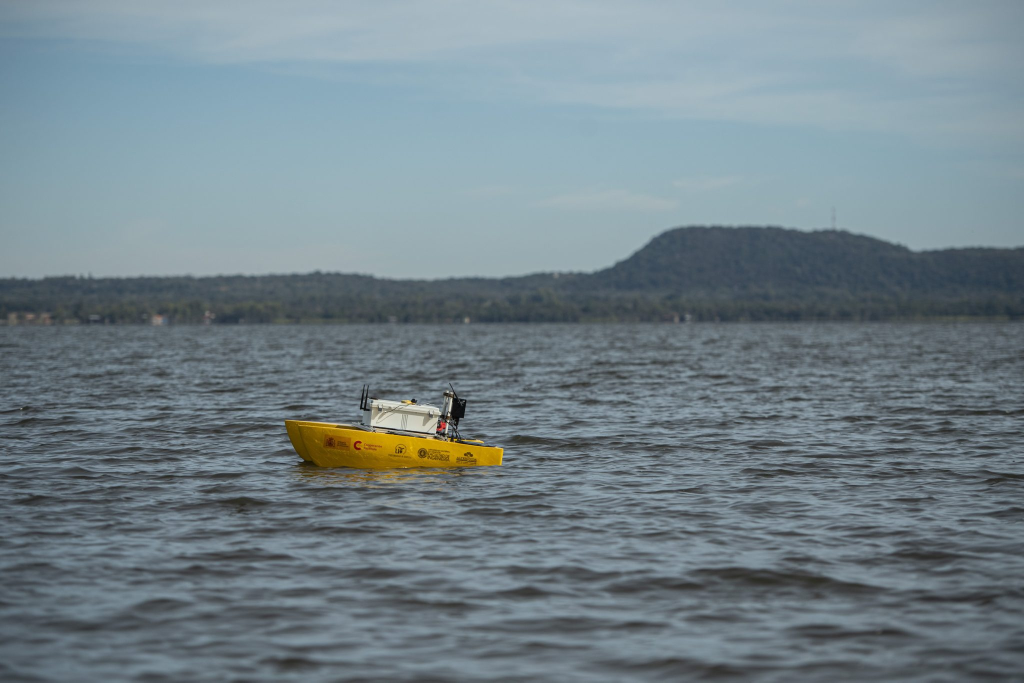
#> input picture img/barco.jpg, 2048 x 1365 px, found by its file name (shown at 1/2 size); its folder holds 5 pictures in this run
$ python deteccion_objeto_borde.py
#> lines starting #> are read from the running program, lines starting #| are printed output that depends on the picture; after the words box and inside, x2 and y2 are one past the last pixel; in counts of white or black regions, pixels touching at a corner belong together
#> further down, image is the input picture: shape (1365, 2048, 3); mean B, G, R 137.2, 130, 114.9
from sys import argv
import cv2
import numpy as np
from os.path import abspath,dirname,join

def adjust_contrast_brightness(image, alpha=1.0, beta=0):
#> called with alpha = 8, beta = 20
    return cv2.convertScaleAbs(image, alpha=alpha, beta=beta)
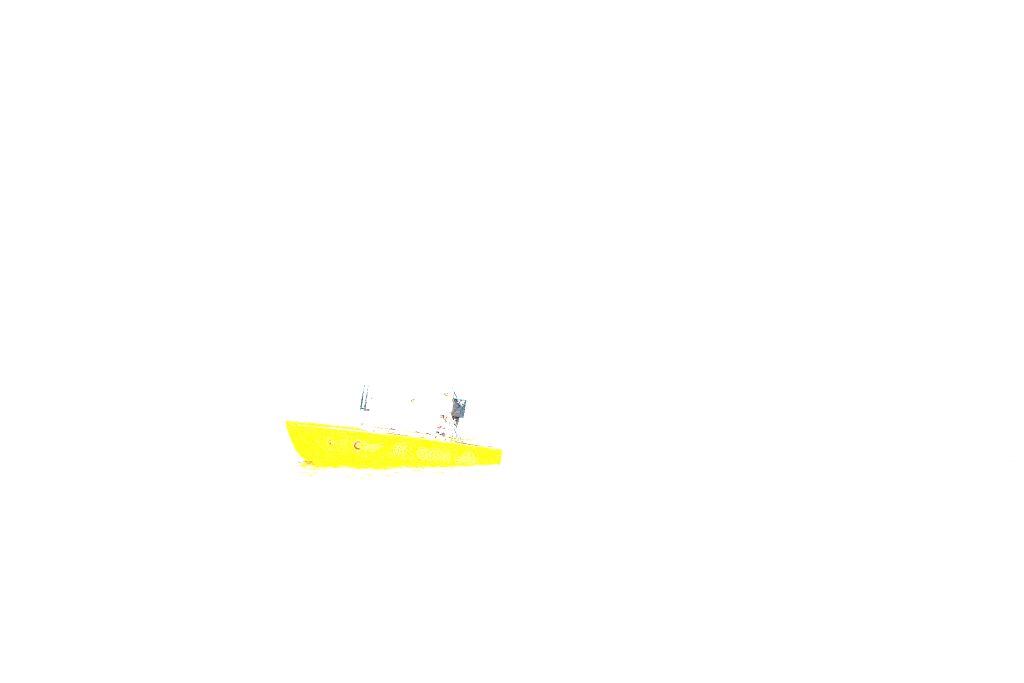
#> returned value: shape (1365, 2048, 3) (shown at 1/2 size); mean of channels 0, 1, 2 253, 254.9, 254.9; drawn as B, G, R

def detect_objects(image):
    # Ajustar el contraste y brillo de la imagen
    adjusted_image = adjust_contrast_brightness(image, alpha=8, beta=20)

    # Convertir a escala de grises
    gray = cv2.cvtColor(adjusted_image, cv2.COLOR_BGR2GRAY)

    # Aplicar detección de bordes usando Canny con umbral fijo
   # edges = cv2.Canny(gray,500, 950)
    edges = cv2.Canny(adjusted_image, 600, 850)
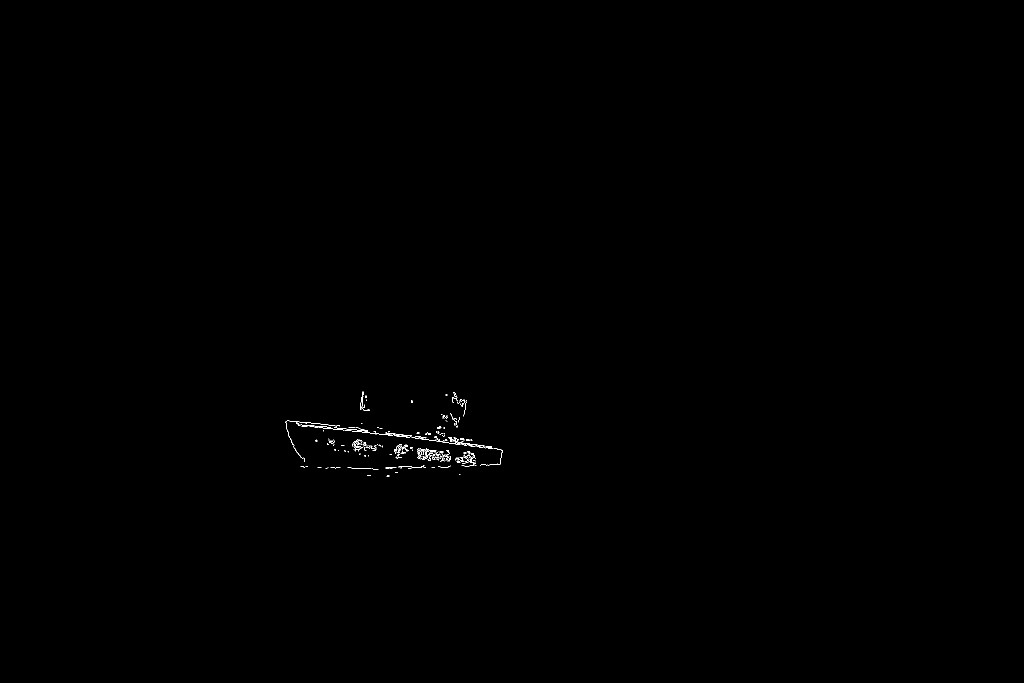
#> edges: shape (1365, 2048) (shown at 1/2 size); 0.12% white in thin lines or dots, all inside (x1, y1, x2, y2) = (571, 783, 1005, 953)
    # Dilatar los bordes para cerrar gaps entre segmentos
    kernel = np.ones((5, 5), np.uint8)
    dilated = cv2.dilate(edges, kernel, iterations=4)
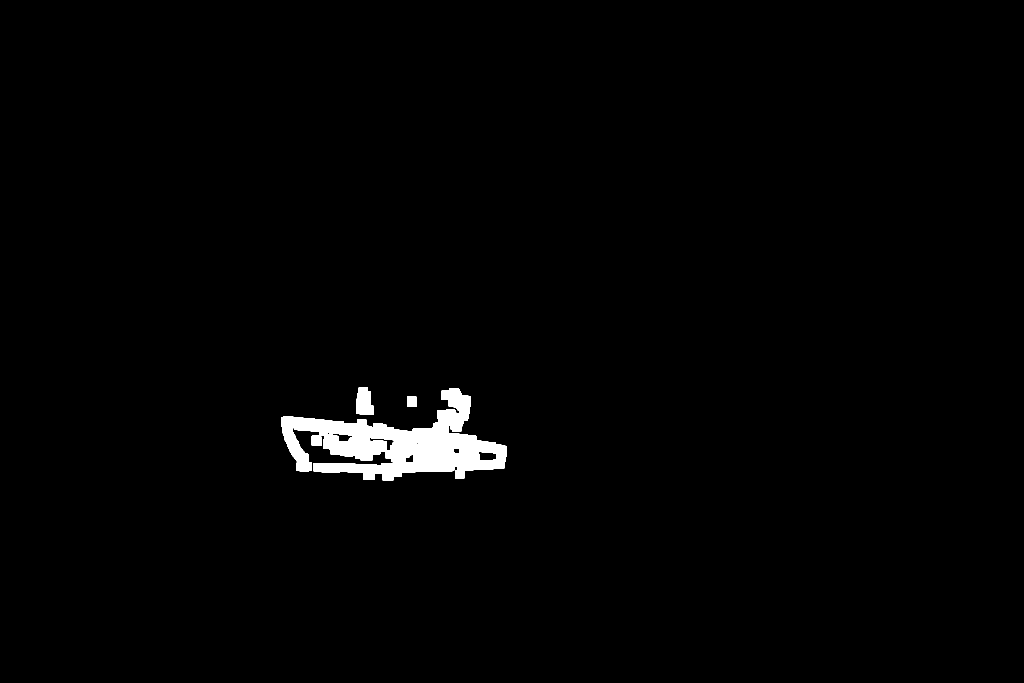
#> dilated: shape (1365, 2048) (shown at 1/2 size); 1.4% white; 3 white regions

    # Encontrar contornos en la imagen de bordes dilatados
    contours, _ = cv2.findContours(dilated, cv2.RETR_EXTERNAL, cv2.CHAIN_APPROX_SIMPLE)
#> contours = 3 contours; box (x1, y1, x2, y2) and area: (563, 776, 1013, 961) 38186, (712, 775, 747, 830) 1512, (814, 792, 834, 813) 377

    # Crear una copia de la imagen para dibujar los rectángulos
    result_image = adjusted_image.copy()

        # Cerrar automáticamente el rectángulo si tiene 3 lados
    for contour in contours:
        if cv2.contourArea(contour) > 4000:  # Filtrar contornos pequeños
            approx = cv2.approxPolyDP(contour, 0.02 * cv2.arcLength(contour, True), True)
            if len(approx) == 4:  # Si el contorno tiene 4 lados, dibujar un rectángulo
                x, y, w, h = cv2.boundingRect(approx)
                cv2.rectangle(result_image, (x, y), (x + w, y + h), (0, 255, 0), 2)
            else:  # De lo contrario, dibujar un polígono
                cv2.polylines(result_image, [approx], isClosed=True, color=(0, 255, 0), thickness=2)
#> this loop made 3 passes
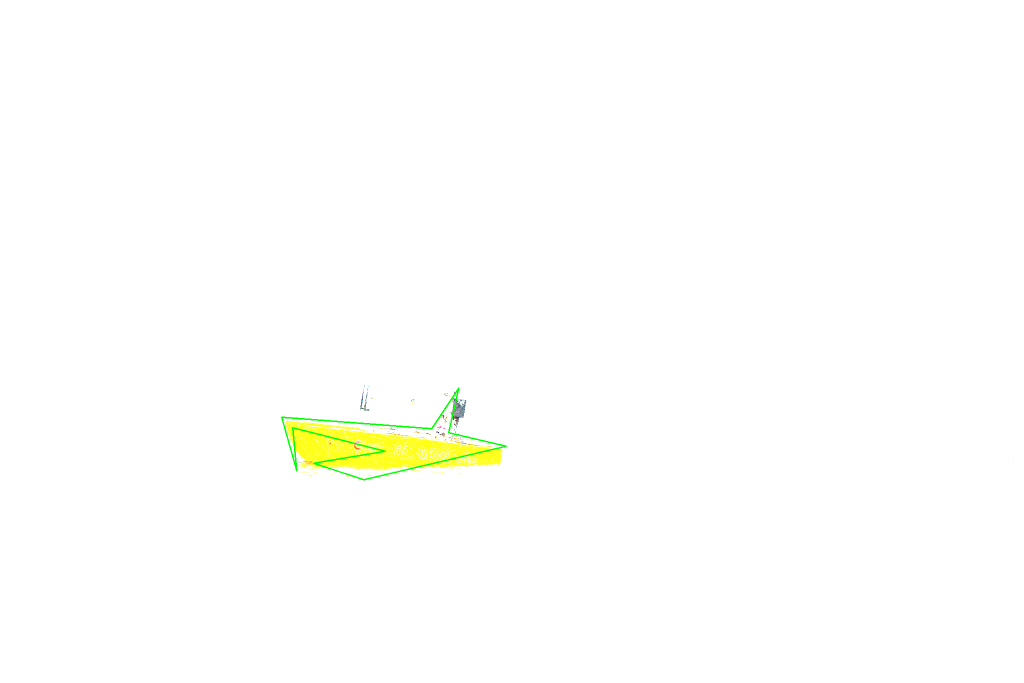
#> result_image: shape (1365, 2048, 3) (shown at 1/2 size); 0.16% of pixels changed, all inside (x1, y1, x2, y2) = (562, 775, 1014, 961)

    return result_image

# Ruta de la imagen
if len(argv)>1:
    filename = join(dirname(dirname(abspath(__file__))),f"img/{argv[1]}")
else:
    filename = join(dirname(dirname(abspath(__file__))),"img/barco.jpg")

# Cargar la imagen
image = cv2.imread(filename)

# Verificar si la imagen se cargó correctamente
if image is None:
    print("No se pudo cargar la imagen.")
else:
    # Detectar objetos en el agua
    result = detect_objects(image)

    # Mostrar la imagen con los objetos detectados
    resized_image = cv2.resize(result, (300,300))
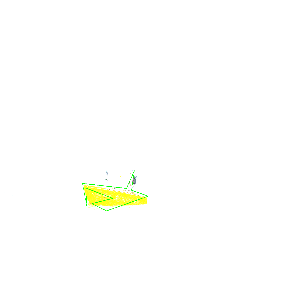
#> resized_image: shape (300, 300, 3); mean B, G, R 252.7, 254.9, 254.5
    cv2.imshow("Detección de Objetos en el Agua", resized_image)
    cv2.waitKey(0)
    cv2.destroyAllWindows()
